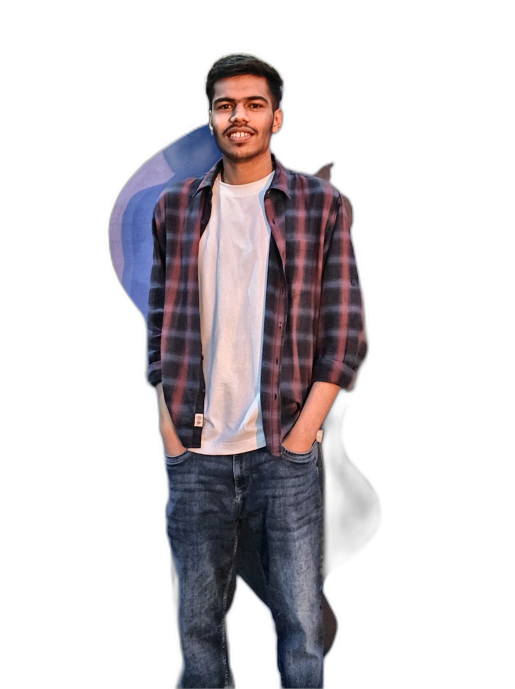
#> input picture assets/photo-ready.png, 1030 x 1378 px, found by its file name (shown at 1/2 size)
$ python render_portrait.py
#> lines starting #> are read from the running program, lines starting #| are printed output that depends on the picture
from PIL import Image

# Characters from light to dark
GLYPHS = " '.,:;~+*xXO#"

INPUT_IMAGE = "assets/photo-ready.png"
OUTPUT_SVG = "portrait.svg"

WIDTH = 80
FONT_SIZE = 10
LINE_HEIGHT = 12
TEXT_COLOR = "#58a6ff"
BACKGROUND = "#0d1117"


def image_to_ascii(image):
    w, h = image.size

    aspect_ratio = h / w
    new_height = int(WIDTH * aspect_ratio * 0.55)

    image = image.resize((WIDTH, new_height))
    image = image.convert("L")

    pixels = image.load()

    rows = []

    for y in range(image.height):
        row = ""

        for x in range(image.width):
            brightness = pixels[x, y]

            index = int(brightness / 255 * (len(GLYPHS) - 1))
            index = len(GLYPHS) - 1 - index

            row += GLYPHS[index]

        rows.append(row)

    return rows


def build_svg(rows):

    width = WIDTH * FONT_SIZE * 0.62 + 20
    height = len(rows) * LINE_HEIGHT + 20

    svg = []

    svg.append(
        f'<svg xmlns="http://www.w3.org/2000/svg" '
        f'width="{width}" height="{height}" '
        f'viewBox="0 0 {width} {height}">'
    )

    svg.append(
        f'<rect width="100%" height="100%" fill="{BACKGROUND}"/>'
    )

    svg.append(
        f'<g font-family="monospace" '
        f'font-size="{FONT_SIZE}" '
        f'fill="{TEXT_COLOR}">'
    )

    for i, row in enumerate(rows):
        y = 15 + i * LINE_HEIGHT
        svg.append(
            f'<text x="10" y="{y}" xml:space="preserve">{row}</text>'
        )

    svg.append("</g>")
    svg.append("</svg>")

    return "\n".join(svg)


def main():
    image = Image.open(INPUT_IMAGE)
#> image is the input picture: PIL image 1030x1378 RGB; mean R, G, B 211.9, 207.8, 210.8

    rows = image_to_ascii(image)
#> in image_to_ascii, `image = image.resize((WIDTH, new_height))`:
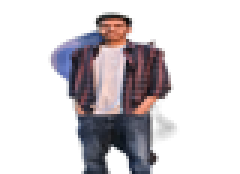
#> image: PIL image 80x58 RGB (shown 3 times larger); mean R, G, B 211.7, 207.6, 210.7
#> in image_to_ascii, `image = image.convert("L")`:
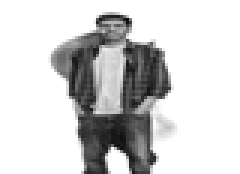
#> image: PIL image 80x58 L (shown 3 times larger); min 12, max 255, mean 209.2
#> after the loop in image_to_ascii, `for y in range(image.height):`: rows = 58 items
#> rows = 58 items

    svg = build_svg(rows)
#> in build_svg, `height = len(rows) * LINE_HEIGHT + 20`: height = 716
#> the loop in build_svg, `for i, row in enumerate(rows):` made 58 passes
#> y on passes 1 to 12: 15, 27, 39, 51, 63, 75, 87, 99, 111, 123, 135, 147
#> after the loop in build_svg, `for i, row in enumerate(rows):`: svg = 61 items

    with open(OUTPUT_SVG, "w", encoding="utf-8") as f:
        f.write(svg)

    print("Saved portrait.svg")


if __name__ == "__main__":
    main()
